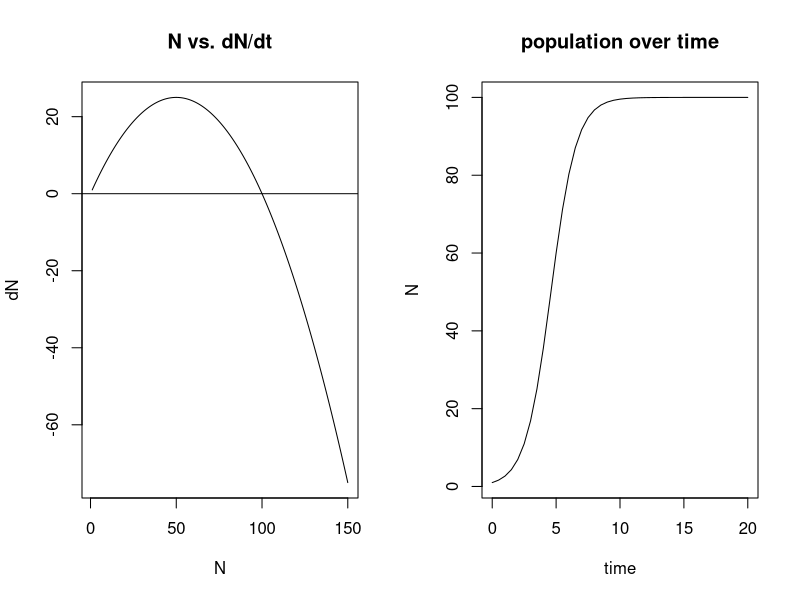
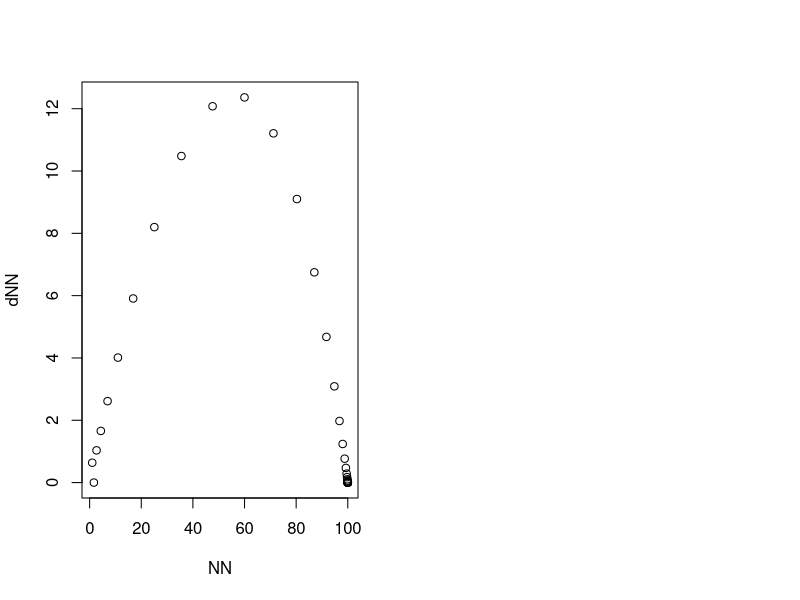

Write R code to recreate these figures, in order.
rm(list=ls())
N=seq(1,150,0.2)
r0=1
K=100
dN=r0*N*(1-N/K)
par(mfrow=c(1,2))
plot(N,dN, type='l',
     main="N vs. dN/dt")
abline(NULL,NULL,0)




n0=1
params=c(n0=n0,r0=r0,K=K)
tim=seq(0,20,0.5)

Nt=function(tim,n0,r0,K){
  NN=K/(1+((K/n0)-1)*exp(-r0*tim))
  return(NN)
}

NN<-Nt(tim,n0,r0,K)
plot(tim, NN,type='l',
     xlab="time",
     ylab="N",
     main="population over time")

dNN=diff(NN)
dNN=append(dNN,0,1)
plot(NN,dNN)
